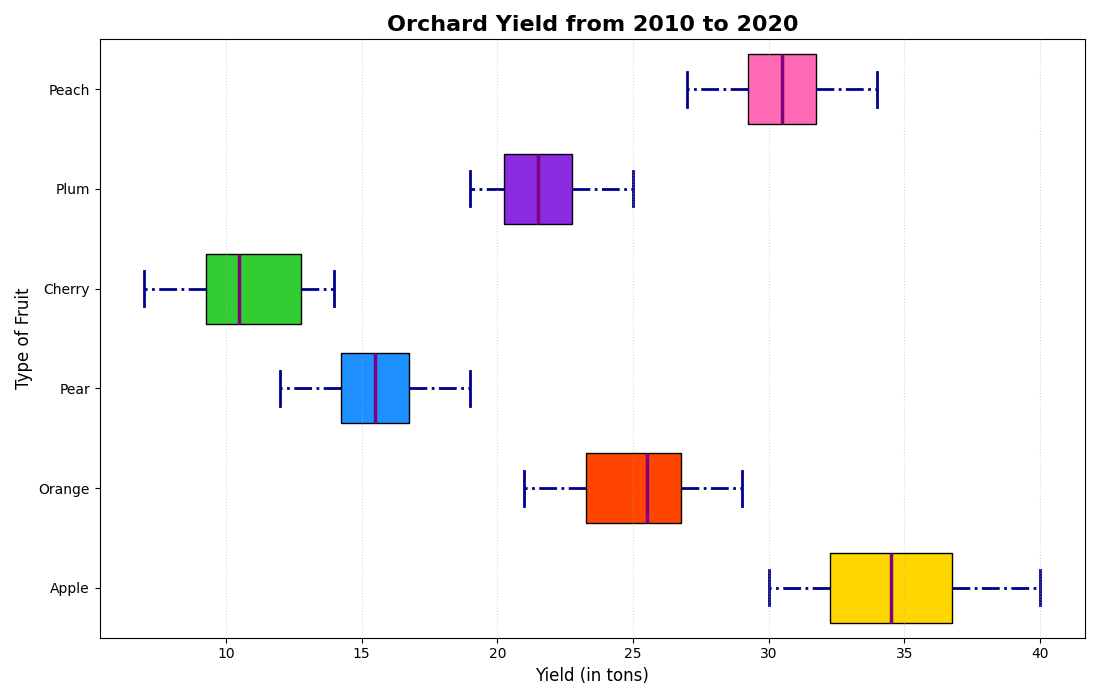

This chart was generated by the following Python code:
import matplotlib.pyplot as plt
import numpy as np

apple_yield = [30, 35, 40, 32, 33, 36, 38, 37, 34, 31]
orange_yield = [25, 28, 22, 26, 29, 24, 21, 27, 23, 26]
pear_yield = [15, 17, 13, 18, 16, 14, 19, 12, 16, 15]
cherry_yield = [10, 13, 9, 11, 14, 8, 7, 10, 12, 13]
plum_yield = [22, 19, 21, 23, 22, 20, 25, 24, 20, 21]
peach_yield = [29, 27, 30, 28, 33, 31, 32, 30, 31, 34]

data = [apple_yield, orange_yield, pear_yield, cherry_yield, plum_yield, peach_yield]
fruit_labels = ['Apple', 'Orange', 'Pear', 'Cherry', 'Plum', 'Peach']

fig, ax = plt.subplots(figsize=(11, 7))

boxplot = ax.boxplot(data, vert=False, patch_artist=True, labels=fruit_labels, widths=0.7, notch=False)

colors = ['#FFD700', '#FF4500', '#1E90FF', '#32CD32', '#8A2BE2', '#FF69B4']
for patch, color in zip(boxplot['boxes'], colors):
    patch.set_facecolor(color)

for whisker in boxplot['whiskers']:
    whisker.set(color='#00008B', linewidth=2, linestyle='-.')

for cap in boxplot['caps']:
    cap.set(color='#00008B', linewidth=2)

for median in boxplot['medians']:
    median.set(color='purple', linewidth=2.5)

ax.set_title("Orchard Yield from 2010 to 2020", fontsize=16, fontweight='bold')
ax.set_ylabel('Type of Fruit', fontsize=12)
ax.set_xlabel('Yield (in tons)', fontsize=12)

ax.xaxis.grid(True, linestyle=':', alpha=0.5)
ax.set_axisbelow(False)

for i, line in enumerate(boxplot['fliers']):
    y = line.get_ydata()
    x = line.get_xdata()
    for (xi, yi) in zip(x, y):
        ax.text(xi, yi, f'{yi}', va='top', ha='left', fontsize=9, color='gray', alpha=0.9)

plt.tight_layout()
plt.show()
